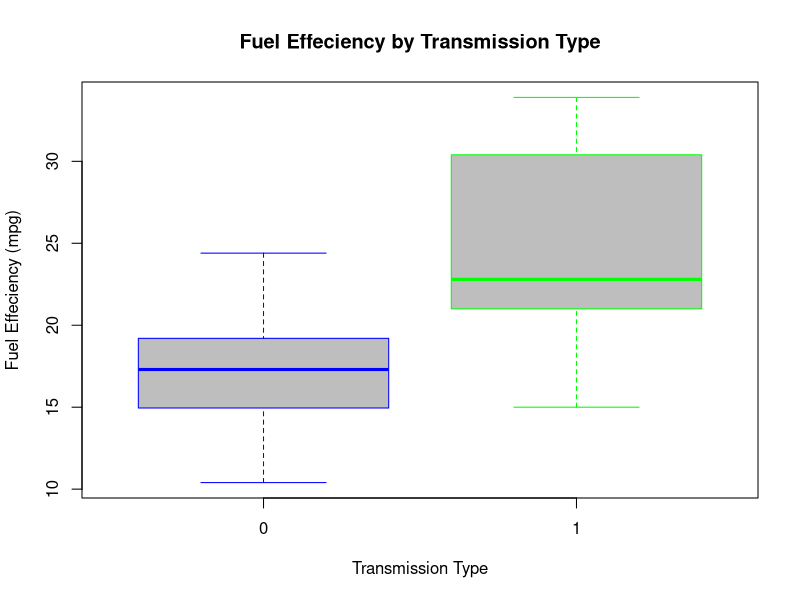
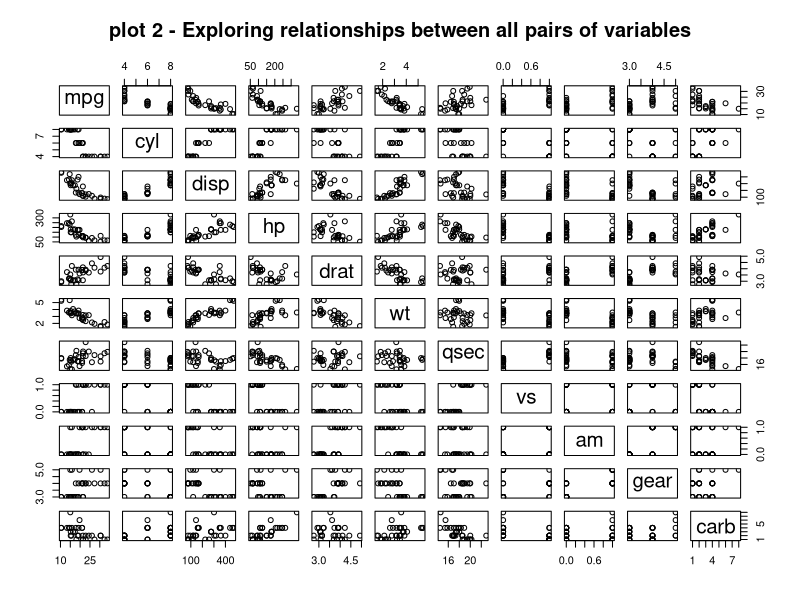
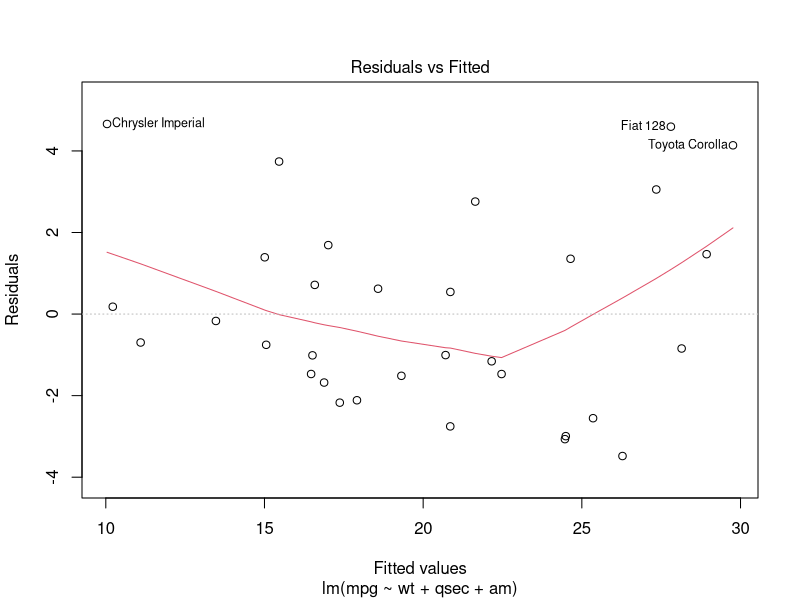
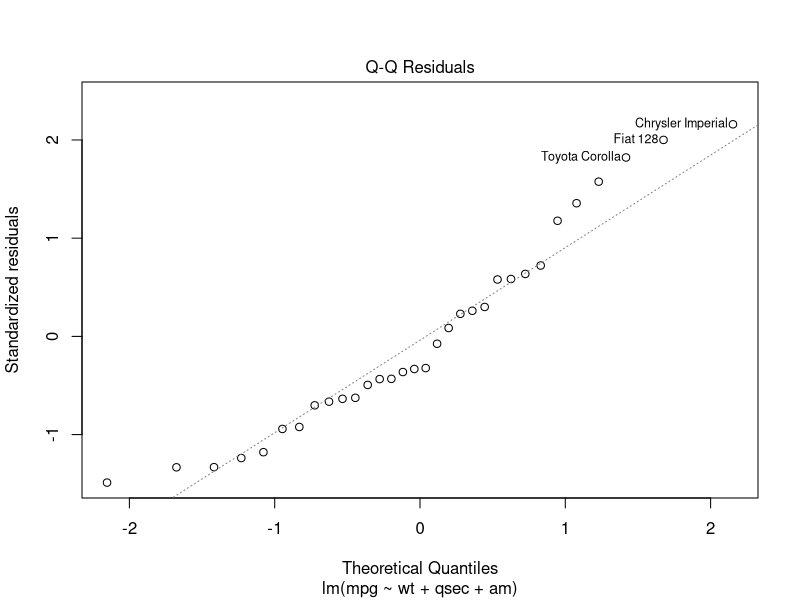
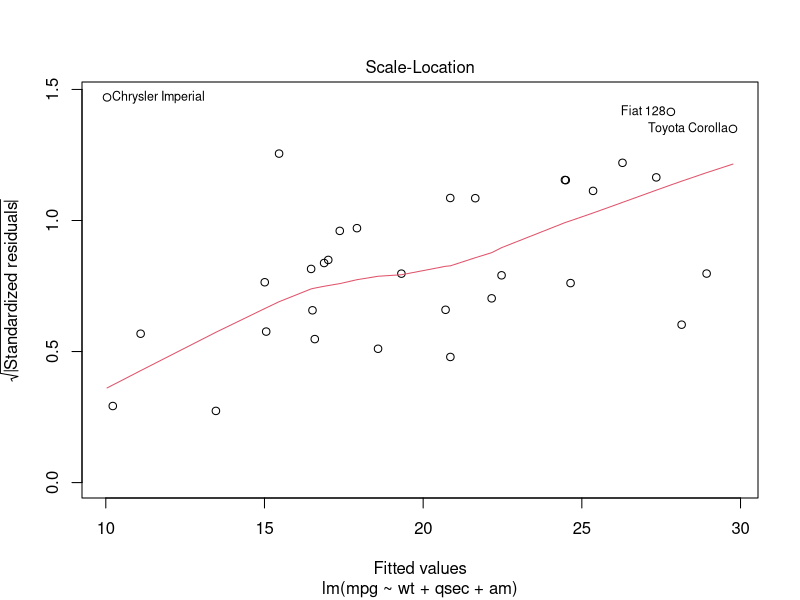
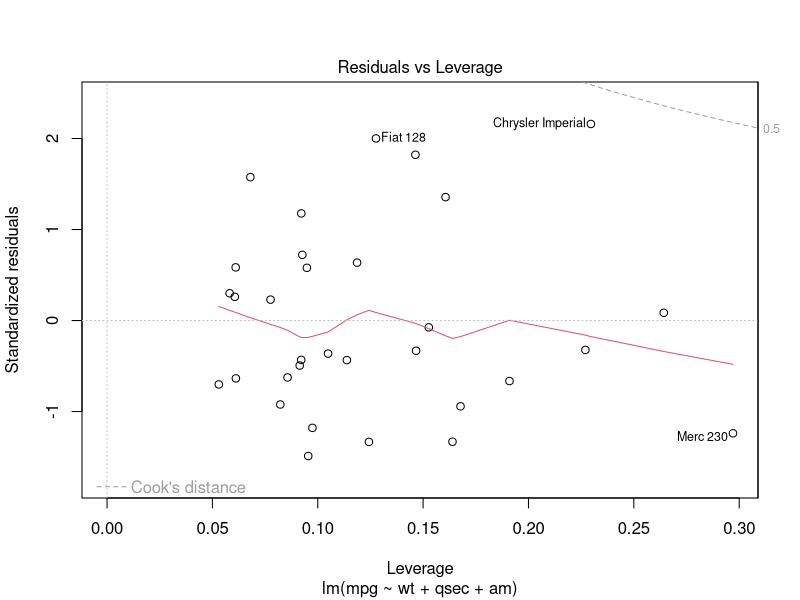

The R source for these figures, in order:
## ---- chunk 1
knitr::opts_chunk$set(echo = TRUE)
## ---- chunk 2
library(datasets)
data("mtcars")
str(mtcars[mtcars$am=="0",])
str(mtcars[mtcars$am=="1",])
## ---- chunk 3
t.test(mtcars$mpg~mtcars$am, conf.level=0.95)

## ---- chunk 4
linearfit <- lm(formula = mpg ~ am, data = mtcars)
summary(linearfit)
## ---- chunk 5
automultivariate <- step(lm(data=mtcars, mpg ~ .), trace=0)
summary(automultivariate)

## ---- chunk 6
boxplot(mpg ~ am, data = mtcars, xlab = "Transmission Type", ylab = "Fuel Effeciency (mpg)", col="gray",border = c("blue","green"), main="Fuel Effeciency by Transmission Type") 

pairs(mpg ~ ., data = mtcars, main="plot 2 - Exploring relationships between all pairs of variables")

plot(automultivariate)
